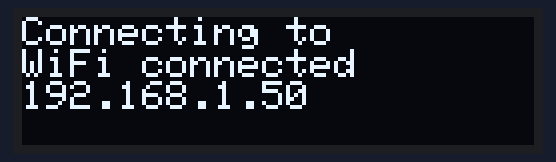
Recording of a sketch running on a simulated ESP8266 (NodeMCU). On the bench: 128×32 one-colour display. WiFi joins after 1.5 s; servers stay silent unless stated; the local clock reads 2024-03-15 10:24:30 at power-on unless the sketch sets it; what the sketch prints to the serial monitor is not drawn.

Above: at 2.6 s.
At 3.6 s:
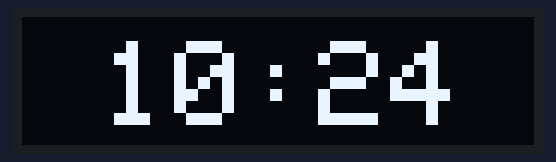
At 31.5 s:
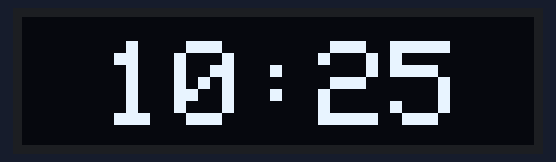

Measured:
- what the display in image 0 shows lasts 1.0 s, from 2.6 s to 3.6 s
- what the display in image 1 shows lasts 27.9 s, from 3.6 s to 31.5 s

The sketch:

test_WifiTCP_HUZZAH_WithRTC.ino
```cpp
#include <ESP8266WiFi.h>
#include <Adafruit_GFX.h>
#include <Adafruit_SSD1306.h>
#include "RTClib.h"

Adafruit_SSD1306 display = Adafruit_SSD1306();
RTC_DS3231 rtc;
char daysOfTheWeek[7][12] = {"Sunday", "Monday", "Tuesday", "Wednesday", "Thursday", "Friday", "Saturday"}; // sera utilise lorsqu on implementera les dates pour les alarmes
const char* ssid     = "";			  //SSID
const char* password = "";    		  //PSWD
const int port = 5005;                //PORT
const char* host = "109.133.170.117"; //IP HOST

//constante qui contient l image du verre
const unsigned char PROGMEM verre2 [] = {
0x00, 0x00, 0x00, 0x00, 0x00, 0x00, 0x00, 0x00, 0x00, 0x00, 0x00, 0x00, 0x00, 0x00, 0x00, 0x00,
0x00, 0x00, 0x00, 0x00, 0x00, 0x00, 0x00, 0x00, 0x00, 0x00, 0x00, 0x00, 0x00, 0x00, 0x00, 0x00,
0x00, 0x00, 0x00, 0x00, 0x00, 0x00, 0x00, 0x00, 0x00, 0x3F, 0x80, 0x00, 0x00, 0x00, 0x00, 0x00,
0x00, 0x00, 0x00, 0x00, 0x00, 0x00, 0x00, 0x00, 0xFF, 0xE0, 0x60, 0x00, 0x00, 0x00, 0x1F, 0xF0,
0x00, 0x00, 0x00, 0x00, 0x00, 0x00, 0x01, 0xFF, 0x00, 0x80, 0x10, 0x00, 0x00, 0x00, 0x1F, 0xF0,
0x00, 0x00, 0x00, 0x00, 0x00, 0x07, 0xFE, 0x00, 0x01, 0x00, 0x08, 0x00, 0x00, 0x00, 0x11, 0x10,
0x00, 0x00, 0x00, 0x00, 0x0F, 0xFB, 0x06, 0x00, 0x02, 0x00, 0x04, 0x00, 0x00, 0x00, 0x11, 0x10,
0x00, 0x00, 0x00, 0x3F, 0xFF, 0xFC, 0x01, 0x00, 0x02, 0x00, 0x04, 0x00, 0x00, 0x00, 0x11, 0x10,
0x00, 0x00, 0x0F, 0xFF, 0xFF, 0xF8, 0x00, 0x80, 0x04, 0x00, 0x02, 0x00, 0x00, 0x00, 0x11, 0x10,
0x00, 0x00, 0x1F, 0xFF, 0xFF, 0xF0, 0x00, 0x40, 0x04, 0x00, 0x02, 0x00, 0x00, 0x00, 0x10, 0x10,
0x00, 0x00, 0x3F, 0xFF, 0xFF, 0xF0, 0x00, 0x40, 0x08, 0x00, 0x01, 0x00, 0x00, 0x00, 0x00, 0x00,
0x00, 0x00, 0x7F, 0xFF, 0xFF, 0xE0, 0x00, 0x20, 0x08, 0x00, 0x01, 0x00, 0x00, 0x00, 0x00, 0x00,
0x00, 0x00, 0x7F, 0xFF, 0xFF, 0xE0, 0x00, 0x20, 0x08, 0x00, 0x00, 0x80, 0x0C, 0x00, 0x18, 0x00,
0x00, 0x00, 0xFF, 0xFF, 0xFF, 0xE0, 0x00, 0x10, 0x10, 0x00, 0x00, 0x80, 0x33, 0x80, 0x1F, 0x00,
0x00, 0x00, 0xFF, 0xFF, 0xFF, 0xC0, 0x00, 0x10, 0x10, 0x00, 0x00, 0x80, 0x40, 0x60, 0x07, 0xC0,
0x00, 0x00, 0xFF, 0xFF, 0xFF, 0xC0, 0x00, 0x10, 0x10, 0x00, 0x00, 0x80, 0x80, 0x1C, 0x04, 0xF0,
0x00, 0x00, 0xFF, 0xFF, 0xFF, 0xC0, 0x00, 0x10, 0x10, 0x00, 0x00, 0x80, 0x80, 0x03, 0x04, 0xF0,
0x00, 0x00, 0xFF, 0xFF, 0xFF, 0xC0, 0x00, 0x10, 0x10, 0x00, 0x00, 0x80, 0x80, 0x1C, 0x07, 0xC0,
0x00, 0x00, 0xFF, 0xFF, 0xFF, 0xC0, 0x00, 0x10, 0x10, 0x00, 0x00, 0x80, 0x40, 0x60, 0x1F, 0x00,
0x00, 0x00, 0xFF, 0xFF, 0xFF, 0xC0, 0x00, 0x10, 0x10, 0x00, 0x00, 0x80, 0x33, 0x80, 0x18, 0x00,
0x00, 0x00, 0x7F, 0xFF, 0xFF, 0xE0, 0x00, 0x20, 0x10, 0x00, 0x00, 0x80, 0x0C, 0x00, 0x00, 0x00,
0x00, 0x00, 0x7F, 0xFF, 0xFF, 0xE0, 0x00, 0x20, 0x08, 0x00, 0x01, 0x00, 0x00, 0x00, 0x0F, 0xF0,
0x00, 0x00, 0x7F, 0xFF, 0xFF, 0xF0, 0x00, 0x40, 0x08, 0x00, 0x01, 0x00, 0x00, 0x00, 0x1F, 0xF0,
0x00, 0x00, 0x3F, 0xFF, 0xFF, 0xF0, 0x00, 0x40, 0x04, 0x00, 0x02, 0x00, 0x00, 0x00, 0x10, 0x00,
0x00, 0x00, 0x1F, 0xFF, 0xFF, 0xF8, 0x00, 0x80, 0x04, 0x00, 0x02, 0x00, 0x00, 0x00, 0x10, 0x00,
0x00, 0x00, 0x0F, 0xFF, 0xFF, 0xFC, 0x01, 0x00, 0x02, 0x00, 0x04, 0x00, 0x00, 0x00, 0x10, 0x00,
0x00, 0x00, 0x00, 0x3F, 0xFF, 0xFF, 0x06, 0x00, 0x02, 0x00, 0x04, 0x00, 0x00, 0x00, 0x10, 0x00,
0x00, 0x00, 0x00, 0x00, 0x03, 0xFF, 0xF8, 0x00, 0x01, 0x00, 0x08, 0x00, 0x00, 0x00, 0x1F, 0xF0,
0x00, 0x00, 0x00, 0x00, 0x00, 0x00, 0x7F, 0xF0, 0x00, 0x80, 0x10, 0x00, 0x00, 0x00, 0x0F, 0xF0,
0x00, 0x00, 0x00, 0x00, 0x00, 0x00, 0x00, 0x0F, 0xFF, 0x70, 0xE0, 0x00, 0x00, 0x00, 0x00, 0x00,
0x00, 0x00, 0x00, 0x00, 0x00, 0x00, 0x00, 0x00, 0x00, 0xFF, 0x00, 0x00, 0x00, 0x00, 0x00, 0x00,
0x00, 0x00, 0x00, 0x00, 0x00, 0x00, 0x00, 0x00, 0x00, 0x00, 0x00, 0x00, 0x00, 0x00, 0x00, 0x00
};

void setup() {
  Serial.begin(115200);
  delay(10);

  // initialisation du oled 128x32
  display.begin(SSD1306_SWITCHCAPVCC, 0x3C);
  delay(1000);
  display.clearDisplay();
  display.display();
  display.setTextSize(1);
  display.setTextColor(WHITE);
  display.setCursor(0,0);

  //Verifie que le RTC est bien connecte
  if (! rtc.begin()) {
    Serial.println("Couldn't find RTC");
    while (1);
  }

  //initialise l heure au cas ou cela n a pas ete fait
  if (rtc.lostPower()) {
    Serial.println("RTC lost power, lets set the time!");
    // following line sets the RTC to the date & time this sketch was compiled
    rtc.adjust(DateTime(F(__DATE__), F(__TIME__)));
    // This line sets the RTC with an explicit date & time, for example to set
    // January 21, 2014 at 3am you would call:
    // rtc.adjust(DateTime(2014, 1, 21, 3, 0, 0));
  }

  //Connection au WiFi et affichage sur l ecran
  Serial.println();
  display.print("Connecting to ");
  Serial.print("Connecting to ");
  Serial.println(ssid);
  display.println(ssid);
  display.display();
  WiFi.begin(ssid, password);
  //Tant que le WiFi n est pas connecte on affiche des points
  while (WiFi.status() != WL_CONNECTED) {
    delay(500);
    Serial.print(".");
  }

  //affichage de la reussite de connection
  Serial.println("");
  Serial.println("WiFi connected");
  display.println("WiFi connected");
  Serial.println("IP address: ");
  display.println(WiFi.localIP());
  Serial.println(WiFi.localIP());
  display.display();
}

//variables pour l affichage de l heure
//on sotcke l heure afin de ne rafraichir l ecran que quand l heure a changee
int value = 0;
int hour = 0;
int minute = 0;

void loop() {
  DateTime now = rtc.now();
  delay(1000);
  ++value;
  Serial.print("connecting to ");
  Serial.println(host);

  //on rafraichi l ecran si l heure a changee (+1 min)
  if(hour!=now.hour()||minute!=now.minute()){
    display.clearDisplay();
    display.setTextSize(3);
    display.setTextColor(WHITE);
    display.setCursor(20,6);
    display.print(now.hour(), DEC);
    display.print(':');
    display.print(now.minute(), DEC);
    display.display();
    hour=now.hour();
    minute=now.minute();
  }

  // Creation de la connection TCP
  WiFiClient client;
  if (!client.connect(host, port)) {
    Serial.println("connection failed");
    return;
  }

  // Envoi d une requete au serveur
  client.print("repas");
  delay(10);


  Serial.println("Respond:");
  //Tant qu il y a connection
  while(client.available()){
    String line = client.readStringUntil('\r');
    display.clearDisplay();
    display.display();
    display.setCursor(0,0);
    Serial.print(line);
    display.println(line);
    delay(1000);
    //si on recoit le message eau alors on affiche un verre d eau
    if(line.equals("eau")){
      display.clearDisplay();
      display.setCursor(0,0);
      display.drawBitmap( 0, 0, verre2, 124, 31, 1);
      display.display();
      delay(5000);
      display.clearDisplay();
      display.display();
    }
  }

  Serial.println();
  Serial.println("closing connection");
}
```
